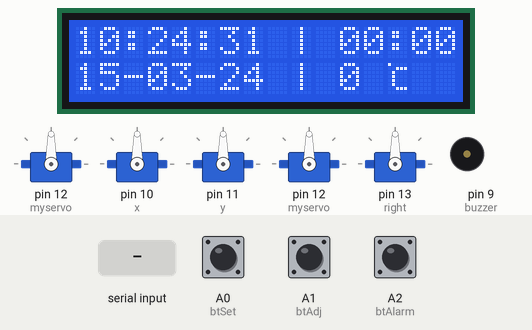
Simulated run of this sketch. Board: Arduino Uno, built with avr-gcc and run on an emulated ATmega328P. Shown: 5 × servo, 16×2 character LCD, buzzer (waves = sounding, pin HIGH). The inputs (shaded band) are chosen by the test bench; at power-on: A0 (btSet) HIGH, A2 (btAlarm) HIGH, A1 (btAdj) HIGH. The local clock reads 2024-03-15 10:24:30 at power-on unless the sketch sets it; EEPROM starts erased.

Above: at 1.3 s.
1.4 s: A0 (btSet) pulled LOW for 0.15 s
At 2.7 s:
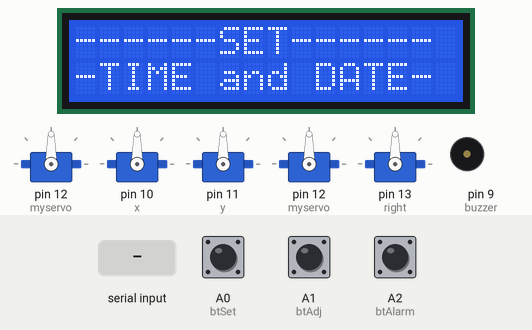
4.5 s: A0 (btSet) pulled LOW for 3.2 s
At 8.4 s:
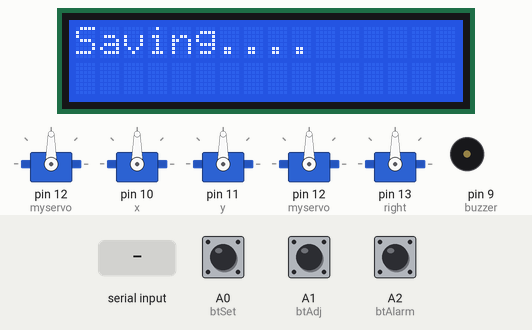
9.2 s: A2 (btAlarm) pulled LOW for 1 s
At 11.8 s:
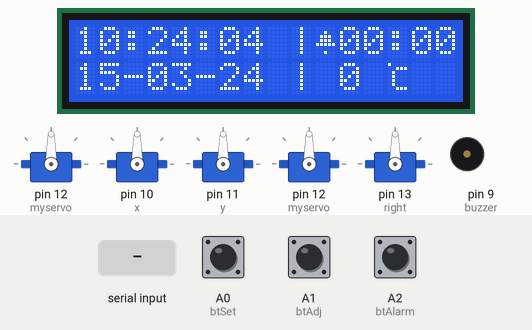
13.2 s: "90,45\n" received over Serial
At 14.8 s:
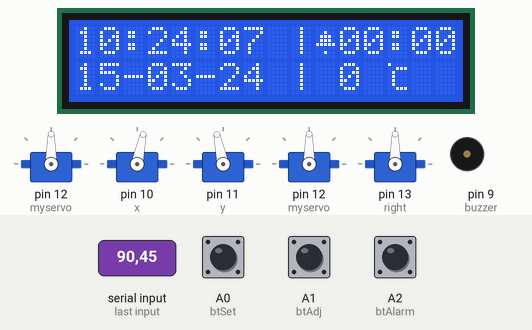
16.2 s: A2 (btAlarm) pulled LOW for 0.15 s
At 17.8 s:
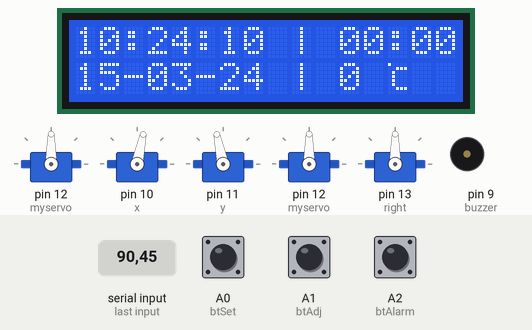
19.3 s: A0 (btSet) pulled LOW for 1 s
At 23.2 s:
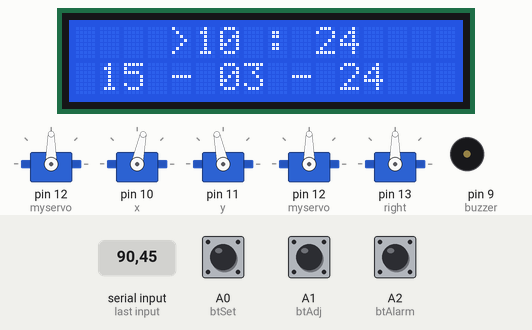
Timing chart, 0 to 24.3 s (numbered marks = the images above; inputs shaded):
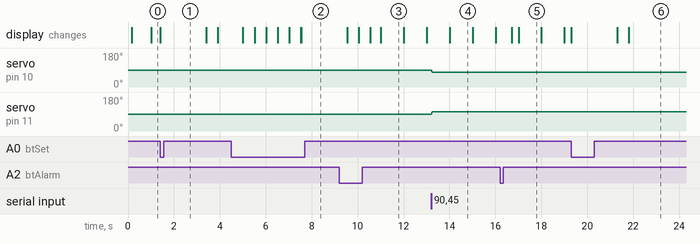

The sketch:

clock.ino
```cpp
//Libraries
#include <Wire.h>
#include "RTClib.h"
#include <LiquidCrystal.h>
#include <EEPROM.h>
#include <Servo.h>
Servo myservo;
Servo left,right;


Servo x, y;
int width = 640, height = 480;  // total resolution of the video
int xpos = 90, ypos = 90;  // initial positions of both Servos


//Connections and constants
#define DHT_SENSOR_TYPE DHT_TYPE_11
LiquidCrystal lcd(2,3,4,5,6,7);
int tempC;
double tempK;
int tempReading;
unsigned long starttime;
float temperature;
float humidity;
byte clocksymbol[8] = {
  0b00000,
  0b00100,
  0b01110,
  0b01110,
  0b11111,
  0b00000,
  0b00100,
  0b00000,
};

byte temp[8] = {
  0b10000,
  0b00111,
  0b01000,
  0b01000,
  0b01000,


  0b01000,
  0b00111,
  0b00000,
};

static const int DHT_SENSOR_PIN = 10;
const int buzzer = 9;
const int isbacklight = 8;


RTC_DS3231 rtc; //DS1307 i2c
char daysOfTheWeek[7][12] = {"Sunday","Monday", "Tuesday", "Wednesday", "Thursday", "Friday", "Saturday"};
const int btSet = A0;
const int btAdj = A1;
const int btAlarm = A2;

const int shakeSensor = A2;
long interval = 300;
int melody[] = { 600, 800, 1000,1200 };

//Variables
int DD,MM,YY,H,M,S,set_state, adjust_state, alarm_state,AH,AM, shake_state;
int shakeTimes=0;
int i =0;
int btnCount = 0;
String sDD;
String sMM;
String sYY;
String sH;
String sM;
String sS;
String aH="12";
String aM="00";
String alarm = "     ";
long previousMillis = 0;

//Boolean flags
boolean setupScreen = false;
boolean alarmON=false;
boolean turnItOn = false;
boolean backlightON=true;

void setup() {
  myservo.attach(12);
 Serial.begin(9600);
  x.attach(10);
  y.attach(11);
  // Serial.print(width);
  //Serial.print("\t");
  //Serial.println(height);
  x.write(xpos);
  y.write(ypos);
 left.attach(12);
 right.attach(13);


  //Init RTC and LCD library items
  rtc.begin();
  lcd.begin(16,2);
  //Set outputs/inputs
  pinMode(btSet,INPUT_PULLUP);
  pinMode(btAdj,INPUT_PULLUP);
  pinMode(btAlarm, INPUT_PULLUP);
  pinMode(buzzer, OUTPUT);

  Serial.begin(9600);
  lcd.createChar(1, clocksymbol);
  lcd.createChar(2, temp);

  digitalWrite(isbacklight,HIGH);


  //Check if RTC has a valid time/date, if not set it to 00:00:00 01/01/2018.
  //This will run only at first time or if the coin battery is low.
//  if (! rtc.isrunning()) {
//    Serial.println("RTC is NOT running!");
//    // This line sets the RTC with an explicit date & time, for example to set
//    // January 1, 2018 at 00:00am you would call:
//    rtc.adjust(DateTime(2018, 01, 01, 00, 00, 0));
//  }
  delay(100);
  //Read alarm time from EEPROM memmory
  AH=EEPROM.read(0);
  AM=EEPROM.read(1);
  //Check if the numbers that you read are valid. (Hours:0-23 and Minutes: 0-59)
  if (AH>23){
    AH=0;
  }
  if (AM>59){
    AM=0;
  }


//starttime=millis();


}
const int angle = 2;
void loop() {


 if (Serial.available() > 0)
  {
    int x_mid, y_mid;
    if (Serial.read() == 'X')
    {
      x_mid = Serial.parseInt();  // read center x-coordinate
      if (Serial.read() == 'Y')
        y_mid = Serial.parseInt(); // read center y-coordinate
    }
    /* adjust the servo within the squared region if the coordinates
        is outside it
    */
    if (x_mid > width / 2 + 30)
      xpos += angle;
    if (x_mid < width / 2 - 30)
      xpos -= angle;
    if (y_mid < height / 2 + 90)
      ypos -= angle;
    if (y_mid > height / 2 - 90)
      ypos += angle;


    // if the servo degree is outside its range
    if (xpos >= 180)
      xpos = 180;
    else if (xpos <= 0)
      xpos = 0;
    if (ypos >= 180)
      ypos = 180;
    else if (ypos <= 0)
      ypos = 0;

    x.write(xpos);
    y.write(ypos);

    // used for testing
    //Serial.print("\t");
    // Serial.print(x_mid);
    // Serial.print("\t");
    // Serial.println(y_mid);
  }


  readBtns();       //Read buttons
  getTimeDate();    //Read time and date from RTC
  if (!setupScreen){
    lcdPrint();     //Normanlly print the current time/date/alarm to the LCD
    if (alarmON){
      callAlarm();   // and check the alarm if set on

    }
    else{
         lcd.setCursor(10, 0);
         lcd.write(" ");
        }
  }
  else{
    timeSetup();    //If button set is pressed then call the time setup function

  }

   if( measure_environment( &temperature, &humidity ) == true )
  {
     tempC =temperature;
  }


}


static bool measure_environment( float *temperature, float *humidity )
 {
  static unsigned long measurement_timestamp = millis( );

  /* Measure once every four seconds. */
  if( millis( ) - measurement_timestamp > 3000ul )
  {

    {
      measurement_timestamp = millis( );
      return( true );
    }
  }
  return( false );
}


/*************** Functions ****************/
//Read buttons state
void readBtns(){
  set_state = digitalRead(btSet);
  adjust_state = digitalRead(btAdj);
  alarm_state = digitalRead(btAlarm);
  if(!setupScreen){
    if (alarm_state==LOW){
      if (alarmON){
        alarm="     ";
        alarmON=false;
      }
      else{
        alarmON=true;
      }
      delay(500);
    }

  if (adjust_state==LOW){
      if (backlightON==true){
        backlightON=false;
        digitalWrite(isbacklight,LOW);
      }
      else{
        backlightON=true;
        digitalWrite(isbacklight,HIGH);
      }
      delay(500);
    }


  }
  if (set_state==LOW){
    if(btnCount<7){
      btnCount++;
      setupScreen = true;
        if(btnCount==1){
          lcd.clear();
          lcd.setCursor(0,0);
          lcd.print("------SET------");
          lcd.setCursor(0,1);
          lcd.print("-TIME and DATE-");
          delay(2000);
          lcd.clear();
        }
    }
    else{
      lcd.clear();
      rtc.adjust(DateTime(YY, MM, DD, H, M, 0)); //Save time and date to RTC IC
      EEPROM.write(0, AH);  //Save the alarm hours to EEPROM 0
      EEPROM.write(1, AM);  //Save the alarm minuted to EEPROM 1
      lcd.print("Saving....");
      delay(2000);
      lcd.clear();
      setupScreen = false;
      btnCount=0;
    }
    delay(500);
  }
}

//Read time and date from rtc ic
void getTimeDate(){
  if (!setupScreen){
    DateTime now = rtc.now();
    DD = now.day();
    MM = now.month();
    YY = now.year();
    H = now.hour();
    M = now.minute();
    S = now.second();
  }
  //Make some fixes...
  if (DD<10){ sDD = '0' + String(DD); } else { sDD = DD; }
  if (MM<10){ sMM = '0' + String(MM); } else { sMM = MM; }
  sYY=YY-2000;
  if (H<10){ sH = '0' + String(H); } else { sH = H; }
  if (M<10){ sM = '0' + String(M); } else { sM = M; }
  if (S<10){ sS = '0' + String(S); } else { sS = S; }
  if (AH<10){ aH = '0' + String(AH); } else { aH = AH; }
  if (AM<10){ aM = '0' + String(AM); }  else { aM = AM; }
}
//Print values to the display
void lcdPrint(){
  String line1 = sH+":"+sM+":"+sS+" |";
  lcd.setCursor(0,0); //First row
   lcd.print(line1);
   if (alarmON){
     lcd.setCursor(10, 0);
     lcd.write(1);
               }
  String line2 = aH+":"+aM;
   lcd.setCursor(11, 0);
   lcd.print(line2);

  String line3 = sDD+"-"+sMM+"-"+sYY +" | " +tempC ;
  lcd.setCursor(0,1); //Second row
  lcd.print(line3);
  if (setupScreen){
    lcd.setCursor(13, 1);
    lcd.print("");
  }
  else{
    lcd.setCursor(13, 1);
    lcd.write(2);
  }

}

//Setup screen
void timeSetup(){
  int up_state = adjust_state;
  int down_state = alarm_state;
  if(btnCount<=5){
    if (btnCount==1){         //Set Hour
      lcd.setCursor(4,0);
      lcd.print(">");
      if (up_state == LOW){   //Up button +
        if (H<23){
          H++;
        }
        else {
          H=0;
        }
        delay(350);
      }
      if (down_state == LOW){ //Down button -
        if (H>0){
          H--;
        }
        else {
          H=23;
        }
        delay(350);
      }
    }
    else if (btnCount==2){      //Set  Minutes
      lcd.setCursor(4,0);
      lcd.print(" ");
      lcd.setCursor(9,0);
      lcd.print(">");
      if (up_state == LOW){
        if (M<59){
          M++;
        }
        else {
          M=0;
        }
        delay(350);
      }
      if (down_state == LOW){
        if (M>0){
          M--;
        }
        else {
          M=59;
        }
        delay(350);
      }
    }
    else if (btnCount==3){      //Set Day
      lcd.setCursor(9,0);
      lcd.print(" ");
      lcd.setCursor(0,1);
      lcd.print(">");
      if (up_state == LOW){
        if (DD<31){
          DD++;
        }
        else {
          DD=1;
        }
        delay(350);
      }
      if (down_state == LOW){
        if (DD>1){
          DD--;
        }
        else {
          DD=31;
        }
        delay(350);
      }
    }
    else if (btnCount==4){      //Set Month
      lcd.setCursor(0,1);
      lcd.print(" ");
      lcd.setCursor(5,1);
      lcd.print(">");
      if (up_state == LOW){
        if (MM<12){
          MM++;
        }
        else {
          MM=1;
        }
        delay(350);
      }
      if (down_state == LOW){
        if (MM>1){
          MM--;
        }
        else {
          MM=12;
        }
        delay(350);
      }
    }
    else if (btnCount==5){      //Set Year
      lcd.setCursor(5,1);
      lcd.print(" ");
      lcd.setCursor(10,1);
      lcd.print(">");
      if (up_state == LOW){
        if (YY<2999){
          YY++;
        }
        else {
          YY=2000;
        }
        delay(350);
      }
      if (down_state == LOW){
        if (YY>2018){
          YY--;
        }
        else {
          YY=2999;
        }
        delay(350);
      }
    }
    lcd.setCursor(5,0);
    lcd.print(sH);
    lcd.setCursor(8,0);
    lcd.print(":");
    lcd.setCursor(10,0);
    lcd.print(sM);
    lcd.setCursor(1,1);
    lcd.print(sDD);
    lcd.setCursor(4,1);
    lcd.print("-");
    lcd.setCursor(6,1);
    lcd.print(sMM);
    lcd.setCursor(9,1);
    lcd.print("-");
    lcd.setCursor(11,1);
    lcd.print(sYY);
  }
  else{
    setAlarmTime();
  }
}

//Set alarm time
void setAlarmTime(){
  int up_state = adjust_state;
  int down_state = alarm_state;
  String line2;
  lcd.setCursor(0,0);
  lcd.print("SET  ALARM TIME");
  if (btnCount==6){             //Set alarm Hour
    if (up_state == LOW){
      if (AH<23){
        AH++;
      }
      else {
        AH=0;
      }
      delay(350);
    }
    if (down_state == LOW){
      if (AH>0){
        AH--;
      }
      else {
        AH=23;
      }
      delay(350);
    }
    line2 = "    >"+aH+" : "+aM+"    ";
  }
  else if (btnCount==7){ //Set alarm Minutes
    if (up_state == LOW){
      if (AM<59){
        AM++;
      }
      else {
        AM=0;
      }
      delay(350);
    }
    if (down_state == LOW){
      if (AM>0){
        AM--;
      }
      else {
        AM=59;
      }
      delay(350);
    }
    line2 = "     "+aH+" :>"+aM+"    ";
  }
  lcd.setCursor(0,1);
  lcd.print(line2);
}

void callAlarm(){
  if (aM==sM && aH==sH && S>=0 && S<=10){
    turnItOn = true;


  }
 else if(alarm_state==LOW ||(S>=59)){    //||(M==(AM+1))
    turnItOn = false;
    alarmON=true;
    delay(50);

  }
  /*if(analogRead(shakeSensor)>1000){
    shakeTimes++;
    Serial.print(shakeTimes);
    delay(50);
  } */
  if (turnItOn){
    unsigned long currentMillis = millis();
    if(currentMillis - previousMillis > interval) {


      previousMillis = currentMillis;
      tone(buzzer,melody[i],100);
      i++;
      if(i>3){i=0; };
      Serial.println("00000");

    }
left.attach(12);
 right.attach(13);

    left.write(150);
  right.write(0);
  delay(500);
  left.write(0);
  right.write(150);
  delay(480);

  }
  else{
    noTone(buzzer);
    right.detach();
    left.detach();
  }
}
```

Measured:
- after the input at 1.4 s, the display: changes at once (image 1)
- after the input at 4.5 s, the display: first changes after 0.51 s (image 2 shows a later state)
- after the input at 9.2 s, the display: first differs from a run without the input after 1.4 s (image 3 shows a later state)
- after the input at 13.2 s, servo on pin 10 (x): 90° → 78° at once; servo on pin 11 (y): 90° → 102° at once
- after the input at 16.2 s, the display: first changes after 0.51 s (image 5 shows a later state)
- after the input at 19.3 s, the display: first changes at once (image 6 shows a later state)
- what the display in image 3 shows lasts 1.0 s, from 11.0 s to 12.0 s
